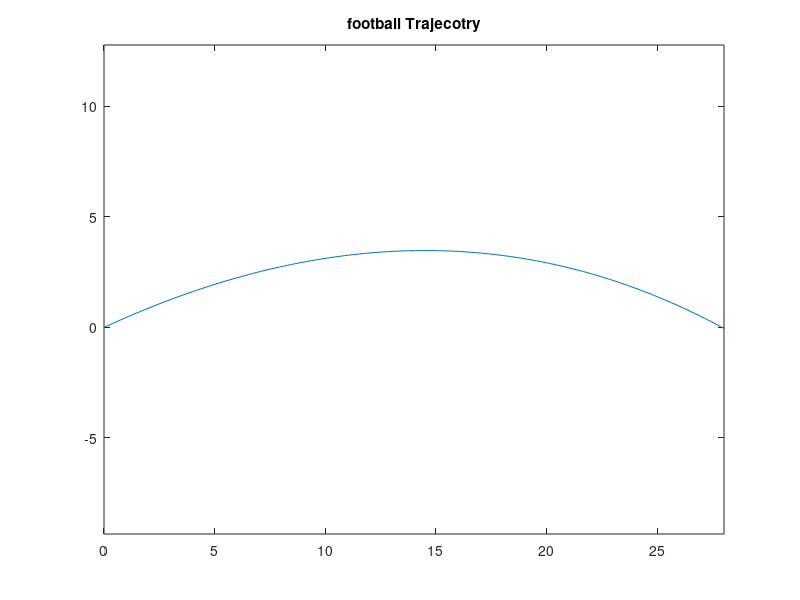
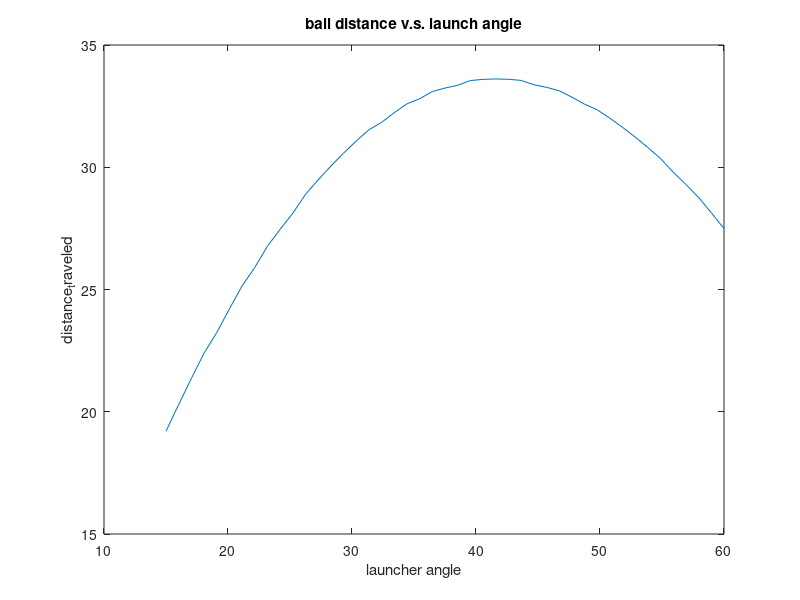

These charts were generated, in order, by the following MATLAB code:
clear all
% football parameters
polar_moment = 0.0501*0.1; % polar moment of inertia: kg*m^2
a0 = 0.089; 
b0 = 0.089;
c0 = 0.1395;
a1 = 0.085;
b1 = 0.085;
c1 = 0.136;
leather_density = 1000;
mass = leather_density*(4/3)*pi*(a0*b0*c0 - a1*b1*c1)*0.1
m_ball = 0.425243;
r_ball = 0.084;

% launcher parameters
wheel_speed_rpm = 1000;
omega_w1 = wheel_speed_rpm*2*pi()/60; % wheel 1 angular velocity: rad/s
omega_w2 = wheel_speed_rpm*2*pi()/60; % wheel 2 angular velocity: rad/s
r_wheel = 0.125; % radius of wheels: meters
angle_w1 = 22.5; % angle between wheel and horizontal: deg
angle_w2 = -22.5; % angle between wheel and horizontal: deg
efficiency = 0.85; % efficiency due to slip/friction
angle_launch = 25; % angle that ball is launched: deg
cont_time = 0.05; % contact time: sec


v_w1 = omega_w1 * r_wheel; % wheel 1 linear velocity: m/s
v_w2 = omega_w2 * r_wheel; % wheel 2 linear velocity: m/s
v_ball = sqrt(((v_w1*cosd(angle_w1) + v_w2*cosd(angle_w2))*efficiency)^2 ...
    + ((v_w1*sind(angle_w1) + v_w2*sind(angle_w2))*efficiency)^2) % velocity of ball: m/s
dist_traveled = (v_ball^2*sind(2*angle_launch))/9.81 % distance traveled: m
v_ball_1 = sqrt((v_ball*cosd(angle_w1))^2 ...
    + (v_ball*sind(angle_w1))^2); % velocity imparted on ball from wheel 1: m/s
v_ball_2 = sqrt((v_ball*cosd(angle_w2))^2 ...
    + (v_ball*sind(angle_w2))^2); % velocity imparted on ball from wheel 2: m/s
force_1 = mass*v_ball_1/cont_time*sind(angle_w1); % y force from wheel 1 on ball: N
force_2 = mass*v_ball_2/cont_time*sind(angle_w2); % y force from wheel 2 on ball: N
omega_ball = (cont_time*(abs(force_1)*r_wheel ...
    + abs(force_2)*r_wheel))/polar_moment; % angular velocity of ball: rad/s
rpm = omega_ball/(2*pi)*60 % rpm of ball


force_applied_ball = mass*v_ball_1/cont_time;



%% plot trajectory (w airresistance)
a= pi*r_ball^2;
rho = 1.296 ; % air density kg/m^3
C_d = 0.2;
v_traj = v_ball; % m/s
cannon_angle = angle_launch; % DEGREES
g = 9.8; % m/s^2
x = []; x(1) = 0;
y = []; y(1) = 0;
v_x = v_traj*cosd(cannon_angle);
v_y = v_traj*sind(cannon_angle);
drag_const = 1/2*rho*C_d*a ;
delta_t = 0.01; % s
t = []; t(1) = delta_t;
i = 1;
while y(i) >= 0
    % calculate acceleration and velocity
    a_x = -(drag_const/m_ball)*v_traj*v_x;
    a_y = -g-(drag_const/m_ball)*v_traj*v_y;
    v_x = v_x + a_x*delta_t ;
    v_y = v_y + a_y*delta_t ;
    v = sqrt(v_x^2 + v_y^2);
    % calculate position
    x(i+1) = x(i) + v_x*delta_t + a_x*delta_t^2/2;
    y(i+1) = y(i) + v_y*delta_t + a_y*delta_t^2/2;
   
    % calculate loop values
    t(i+1) = t(i) + delta_t;
    i = i+1; 
end
figure()
plot(x,y)
axis("equal")
title("football Trajecotry")

ball_distance = max(x)


%% calcualte ideal angle
angles = linspace(15,60,45);
ball_dist = zeros(1,45);
for j = 1:45
    cannon_angle = angles(j); % DEGREES
    g = 9.8; % m/s^2
    x = []; x(1) = 0;
    y = []; y(1) = 0;
    v_x = v_traj*cosd(cannon_angle);
    v_y = v_traj*sind(cannon_angle);
    drag_const = 1/2*rho*C_d*a ;
    delta_t = 0.01; % s
    t = []; t(1) = delta_t;
    i = 1;
    while y(i) >= 0
        % calculate acceleration and velocity
        a_x = -(drag_const/m_ball)*v_traj*v_x;
        a_y = -g-(drag_const/m_ball)*v_traj*v_y;
        v_x = v_x + a_x*delta_t ;
        v_y = v_y + a_y*delta_t ;
        v = sqrt(v_x^2 + v_y^2);
        % calculate position
        x(i+1) = x(i) + v_x*delta_t + a_x*delta_t^2/2;
        y(i+1) = y(i) + v_y*delta_t + a_y*delta_t^2/2;
       
        % calculate loop values
        t(i+1) = t(i) + delta_t;
        i = i+1; 
    end
    ball_dist(j) = max(x);
end
[max_dist, index] = max(ball_dist);
ideal_angle = angles(index);

figure()
plot(angles, ball_dist)
title("ball distance v.s. launch angle")
xlabel("launcher angle")
ylabel("distance_traveled")



